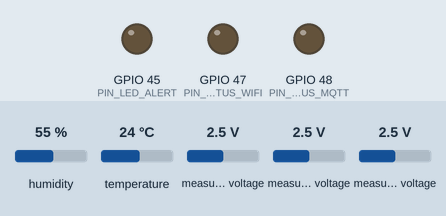
Recording of a program running on a simulated ESP32-S3. Shown: output pins drawn as LEDs (lit = HIGH). The test bench sets the inputs (shaded band); at power-on: humidity 55 %, temperature 24 °C, measured voltage 2.5 V. WiFi joins after 1.5 s; servers stay silent unless stated; the local clock reads 2024-03-15 10:24:30 at power-on unless the program sets it; storage starts empty; no MQTT or app messages arrive unless stated; what the program prints to the serial monitor is not drawn.

Above: at 5.5 s.
Timing chart, 0 to 14.0 s (numbered marks = the images above):
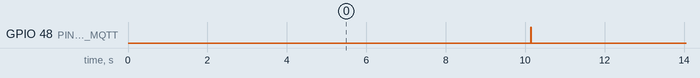

Measured:
- by itself, GPIO 48 (PIN_LED_STATUS_MQTT): alternates HIGH for 0.02 s and LOW for 10.0 s

The program:

main.cpp
```cpp
/**
 * @file main.cpp
 * @brief Orquestador multihilo FreeRTOS para adquisición y comunicación IoT.
 * @project STV - Sistema Fotovoltaico Inteligente
 * @target ESP32-S3
 */

#include <Arduino.h>
#include "pin_definitions.h"
#include "telemetry_types.h"

// Prototipos de módulos
extern bool initSensors();
extern TelemetrySample readSensorsFiltered();
extern bool initStorageBuffer();
extern bool pushSampleToBuffer(const TelemetrySample* sample);
extern void initMQTT(const GatewayConfig* config);
extern bool connectWiFi();
extern bool connectMQTT();
extern bool publishTelemetrySample(const TelemetrySample* sample);
extern void mqttLoop();

// Cola FreeRTOS para pasar muestras del hilo de adquisición al de comunicación
static QueueHandle_t telemetryQueue;

// Configuración predeterminada del Gateway STV
static GatewayConfig config = {
    .device_uid = "STV-ESP32-S3-001",
    .plant_id = "PLANT-PILOTO-MEDELLIN",
    .wifi_ssid = "STV_LAB_WIFI",
    .wifi_password = "SolarPassword2026",
    .mqtt_broker = "192.168.1.100", // O IP del broker EMQX
    .mqtt_port = 8883,
    .mqtt_user = "stv_gateway",
    .mqtt_password = "stv_mqtt_secret_2026",
    .publish_interval_sec = 10
};

// ==============================================================================
// TAREA 1: ADQUISICIÓN DE ALTA PRIORIDAD (NÚCLEO 0 - TIEMPO REAL ESTRICTO)
// ==============================================================================
void TaskSensorAcquisition(void* pvParameters) {
    TickType_t xLastWakeTime = xTaskGetTickCount();
    const TickType_t xFrequency = pdMS_TO_TICKS(1000); // Muestreo estricto a 1 Hz (1 segundo)

    Serial.println("[TASK] Tarea de adquisición iniciada en Núcleo 0.");

    while (1) {
        // 1. Leer sensores físicos con filtrado digital pasa-bajos
        TelemetrySample sample = readSensorsFiltered();

        // 2. Enviar a la cola de comunicación (espera máxima de 50 ms si está llena)
        if (xQueueSend(telemetryQueue, &sample, pdMS_TO_TICKS(50)) != pdPASS) {
            Serial.println("[ADVERTENCIA] Cola de telemetría llena. Descartando muestra más antigua.");
        }

        // 3. Mantener frecuencia periódica estricta de 1 Hz
        vTaskDelayUntil(&xLastWakeTime, xFrequency);
    }
}

// ==============================================================================
// TAREA 2: COMUNICACIÓN, MQTT Y RESILIENCIA (NÚCLEO 1 - RED Y BUFFER)
// ==============================================================================
void TaskCommunication(void* pvParameters) {
    Serial.println("[TASK] Tarea de comunicación iniciada en Núcleo 1.");

    TelemetrySample incomingSample;
    uint32_t lastPublishTime = 0;

    while (1) {
        // Mantener conexión Wi-Fi y procesar loop de MQTT
        connectWiFi();
        mqttLoop();

        // Verificar si hay nuevas muestras en la cola generadas por el Núcleo 0
        if (xQueueReceive(telemetryQueue, &incomingSample, pdMS_TO_TICKS(100)) == pdPASS) {
            uint32_t nowSeconds = millis() / 1000;

            // Transmitir cada `publish_interval_sec` (ej. cada 10 segundos)
            if (nowSeconds - lastPublishTime >= config.publish_interval_sec) {
                lastPublishTime = nowSeconds;

                // Intentar publicar vía MQTT en tiempo real
                bool published = publishTelemetrySample(&incomingSample);

                if (published) {
                    digitalWrite(PIN_LED_STATUS_MQTT, HIGH);
                    vTaskDelay(pdMS_TO_TICKS(20));
                    digitalWrite(PIN_LED_STATUS_MQTT, LOW);
                } else {
                    // SI NO HAY CONEXIÓN A INTERNET / BROKER:
                    // Guardar automáticamente en el buffer local de la MicroSD (Store & Forward)
                    Serial.println("[OFFLINE] Sin conexión MQTT. Guardando muestra en buffer MicroSD...");
                    pushSampleToBuffer(&incomingSample);
                }
            }
        }

        vTaskDelay(pdMS_TO_TICKS(10));
    }
}

// ==============================================================================
// SETUP Y LANZAMIENTO MULTIHILO
// ==============================================================================
void setup() {
    Serial.begin(115200);
    delay(1000);
    Serial.println("\n========================================================");
    Serial.println("   STV - SISTEMA FOTOVOLTAICO INTELIGENTE (ESP32-S3)    ");
    Serial.println("========================================================");

    // Configurar pines de LEDs indicadores
    pinMode(PIN_LED_STATUS_WIFI, OUTPUT);
    pinMode(PIN_LED_STATUS_MQTT, OUTPUT);
    pinMode(PIN_LED_ALERT, OUTPUT);

    // Inicializar hardware
    initSensors();
    initStorageBuffer();
    initMQTT(&config);

    // Crear cola FreeRTOS para 30 muestras
    telemetryQueue = xQueueCreate(30, sizeof(TelemetrySample));
    if (telemetryQueue == NULL) {
        Serial.println("[FATAL] Error al crear la cola de telemetría.");
        while (1);
    }

    // Crear Tarea de Adquisición en Núcleo 0 (Prioridad 2)
    xTaskCreatePinnedToCore(
        TaskSensorAcquisition,
        "TaskSensors",
        4096,
        NULL,
        2,
        NULL,
        0
    );

    // Crear Tarea de Comunicación en Núcleo 1 (Prioridad 1)
    xTaskCreatePinnedToCore(
        TaskCommunication,
        "TaskComms",
        8192,
        NULL,
        1,
        NULL,
        1
    );

    Serial.println("[SISTEMA] Sistema operativo FreeRTOS en ejecución.");
}

void loop() {
    // El hilo loop() queda libre; todo el trabajo lo gestionan las tareas FreeRTOS
    vTaskDelay(pdMS_TO_TICKS(1000));
}
```

pin_definitions.h
```cpp
/**
 * @file pin_definitions.h
 * @brief Asignación formal de pines GPIO y constantes de calibración de transductores.
 * @project STV - Sistema Fotovoltaico Inteligente
 * @target ESP32-S3-WROOM-1 / ESP32
 */

#ifndef PIN_DEFINITIONS_H
#define PIN_DEFINITIONS_H

#include <stdint.h>

// ==============================================================================
// 1. ASIGNACIÓN DE PINES GPIO
// ==============================================================================

// --- Bus I2C Principal (ADS1115 ADC, SHT31 Clima, DS3231 RTC, MLX90614 IR) ---
#define PIN_I2C_SDA             8
#define PIN_I2C_SCL             9
#define I2C_FREQUENCY_HZ        400000  // 400 kHz Fast-Mode

// --- Bus SPI (Tarjeta MicroSD y MAX31865 PT100) ---
#define PIN_SPI_SCK             12
#define PIN_SPI_MISO            13
#define PIN_SPI_MOSI            11
#define PIN_SPI_CS_SD           10      // Chip Select MicroSD
#define PIN_SPI_CS_MAX31865     14      // Chip Select RTD PT100

// --- Puerto UART2 para Bus RS-485 (Inversor Modbus / Piranómetro) ---
#define PIN_RS485_TX            17
#define PIN_RS485_RX            18
#define PIN_RS485_DE_RE         21      // Control de flujo (opcional con MAX13487 AutoDirection)
#define RS485_BAUDRATE          9600

// --- Bus 1-Wire (Sensor DS18B20 auxiliar de temperatura) ---
#define PIN_ONEWIRE_TEMP        4

// --- Entradas / Salidas de Señalización y Estado ---
#define PIN_LED_STATUS_WIFI     47      // LED Verde: Estado de conexión
#define PIN_LED_STATUS_MQTT     48      // LED Azul: Tráfico MQTT
#define PIN_LED_ALERT           45      // LED Rojo: Alerta crítica local
#define PIN_INPUT_DC_DISCONNECT 38      // Entrada digital: Estado seccionador DC

// ==============================================================================
// 2. DIRECCIONES DEL BUS I2C
// ==============================================================================
#define I2C_ADDR_ADS1115        0x48    // ADC 16 bits (ADDR a GND)
#define I2C_ADDR_SHT31          0x44    // Sensor Temperatura/Humedad
#define I2C_ADDR_DS3231_RTC     0x68    // Reloj RTC
#define I2C_ADDR_MLX90614       0x5A    // Termómetro Infrarrojo Hotspots

// ==============================================================================
// 3. CONSTANTES Y COEFICIENTES DE CALIBRACIÓN DE TRANSDUCTORES
// ==============================================================================

/**
 * Cadena de Tensión DC (AMC1301 + Divisor E96 + ADS1115):
 * R_top = 1.0 MΩ (3 x 333.3 kΩ), R_bottom = 249.0 Ω (0.1% precisión).
 * Relación divisor = 249 / (1000000 + 249) = 0.000248937
 * Ganancia AMC1301 = 8.2x diferencial.
 * Factor total = 1.0 / (0.000248937 * 8.2) = 490.00 V/V
 */
#define CALIB_V_DIVIDER_RATIO   0.000248937f
#define CALIB_AMC1301_GAIN      8.2f
#define CALIB_VOLTAGE_SCALE     490.00f     // Factor para convertir V_diff del ADC a Voltios DC reales
#define VOLTAGE_MAX_SAFE_LIMIT  1050.0f     // Límite de corte por sobretensión (V)

/**
 * Cadena de Corriente DC (Allegro ACS758LCB-050B + Acondicionador 2:1):
 * Rango: -50 A a +50 A.
 * Sensibilidad nominal bruta: 40.0 mV/A.
 * Con atenuador resistivo 2:1 a la entrada del ADC (protege los 3.3V del ESP32):
 * Sensibilidad efectiva en pin ADC: 20.0 mV/A (0.020 V/A).
 * Voltaje de reposo a 0 A en pin ADC: 2.50V / 2 = 1.250 V.
 */
#define CALIB_ACS758_VREF       1.250f      // Voltaje en reposo en el pin ADC (V)
#define CALIB_ACS758_SENS       0.020f      // Sensibilidad efectiva en Voltios por Amperio (20 mV/A)
#define CURRENT_MAX_SAFE_LIMIT  45.0f       // Límite de corte por sobrecorriente (A)

/**
 * Parámetros del RTD PT100 (MAX31865):
 * Rref = 430.0 Ω (resistor de referencia de precisión 0.1%).
 * R0 = 100.0 Ω (resistencia de la PT100 a 0 °C).
 */
#define PT100_RREF              430.0f
#define PT100_R0                100.0f

#endif // PIN_DEFINITIONS_H
```

telemetry_types.h
```cpp
/**
 * @file telemetry_types.h
 * @brief Estructuras de datos para la adquisición, buffer local y telemetría MQTT.
 * @project STV - Sistema Fotovoltaico Inteligente
 */

#ifndef TELEMETRY_TYPES_H
#define TELEMETRY_TYPES_H

#include <stdint.h>
#include <stdbool.h>

#pragma pack(push, 1)

/**
 * Estructura binaria compacta para almacenamiento en buffer MicroSD o envío MQTT.
 * Tamaño optimizado a 48 bytes por registro para minimizar ancho de banda y uso de flash.
 */
typedef struct {
    uint32_t timestamp_unix;    // Segundos UNIX desde 1970 (obtenido del RTC DS3231)

    // Variables Eléctricas DC
    float v_dc;                 // Voltios DC del arreglo fotovoltaico
    float i_dc;                 // Amperios DC del arreglo
    float p_dc;                 // Vatios DC calculados

    // Variables Ambientales
    float g_irradiance;         // Irradiancia solar (W/m²)
    float t_panel;              // Temperatura del panel fotovoltaico (°C)
    float t_ambient;            // Temperatura ambiente (°C)
    float rh_ambient;           // Humedad relativa ambiente (%)

    // Variables Inversor (Opcional, si se lee por Modbus)
    float p_ac;                 // Potencia activa AC (W)
    float frequency;            // Frecuencia de red (Hz)

    // Diagnóstico de Hardware Edge
    int8_t wifi_rssi;           // Potencia de señal Wi-Fi (dBm)
    uint8_t flags;              // Bit 0: Offline buffered, Bit 1: Overvoltage, Bit 2: Inverter error
} TelemetrySample;

#pragma pack(pop)

typedef struct {
    char device_uid[32];
    char plant_id[40];
    char wifi_ssid[32];
    char wifi_password[64];
    char mqtt_broker[64];
    uint16_t mqtt_port;
    char mqtt_user[32];
    char mqtt_password[64];
    uint16_t publish_interval_sec;
} GatewayConfig;

#endif // TELEMETRY_TYPES_H
```

mqtt_manager.cpp
```cpp
/**
 * @file mqtt_manager.cpp
 * @brief Cliente MQTT 5.0 sobre TLS con serialización JSON y gestión de reconexión.
 * @project STV - Sistema Fotovoltaico Inteligente
 */

#include <Arduino.h>
#include <WiFi.h>
#include <WiFiClientSecure.h>
#include <PubSubClient.h>
#include <ArduinoJson.h>
#include "telemetry_types.h"

// Declaraciones de funciones del buffer
extern uint8_t drainBufferedRecords(TelemetrySample* output_array, uint8_t max_records);
extern void commitDrainedRecords(uint8_t records_committed);
extern uint32_t getPendingRecordsCount();

static WiFiClientSecure espClient;
static PubSubClient mqttClient(espClient);

static GatewayConfig gwConfig;
static char topicTelemetry[128];
static char topicStatus[128];
static char topicBatch[128];

void initMQTT(const GatewayConfig* config) {
    gwConfig = *config;

    // Configurar tópicos MQTT
    snprintf(topicTelemetry, sizeof(topicTelemetry), "stv/v1/%s/%s/telemetry",
             gwConfig.plant_id, gwConfig.device_uid);
    snprintf(topicStatus, sizeof(topicStatus), "stv/v1/%s/%s/status",
             gwConfig.plant_id, gwConfig.device_uid);
    snprintf(topicBatch, sizeof(topicBatch), "stv/v1/%s/%s/batch",
             gwConfig.plant_id, gwConfig.device_uid);

    // En producción se cargan los certificados raíz X.509 de la CA con espClient.setCACert(...)
    // Para entornos de desarrollo permitimos TLS sin validación estricta de certificado local:
    espClient.setInsecure();

    mqttClient.setServer(gwConfig.mqtt_broker, gwConfig.mqtt_port);
    mqttClient.setBufferSize(2048); // Búfer para paquetes JSON
}

bool connectWiFi() {
    if (WiFi.status() == WL_CONNECTED) return true;

    Serial.printf("[WIFI] Conectando a %s...\n", gwConfig.wifi_ssid);
    WiFi.mode(WIFI_STA);
    WiFi.begin(gwConfig.wifi_ssid, gwConfig.wifi_password);

    uint8_t attempts = 0;
    while (WiFi.status() != WL_CONNECTED && attempts < 15) {
        delay(500);
        Serial.print(".");
        attempts++;
    }

    if (WiFi.status() == WL_CONNECTED) {
        Serial.printf("\n[WIFI] Conectado exitosamente. IP: %s | RSSI: %d dBm\n",
                      WiFi.localIP().toString().c_str(), WiFi.RSSI());
        return true;
    }

    Serial.println("\n[ERROR] No se pudo conectar a la red Wi-Fi.");
    return false;
}

bool connectMQTT() {
    if (mqttClient.connected()) return true;
    if (WiFi.status() != WL_CONNECTED) return false;

    Serial.print("[MQTT] Conectando al broker seguro...");

    // Payload de Last Will and Testament (LWT) para avisar si el dispositivo se apaga bruscamente
    const char* willTopic = topicStatus;
    const char* willMessage = "{\"status\": \"offline\", \"reason\": \"connection_lost\"}";
    uint8_t willQos = 1;
    bool willRetain = true;

    if (mqttClient.connect(gwConfig.device_uid, gwConfig.mqtt_user, gwConfig.mqtt_password,
                           willTopic, willQos, willRetain, willMessage)) {
        Serial.println(" ¡Conectado!");

        // Publicar estado ONLINE retenido
        char onlinePayload[128];
        snprintf(onlinePayload, sizeof(onlinePayload),
                 "{\"status\": \"online\", \"ip\": \"%s\", \"rssi\": %d}",
                 WiFi.localIP().toString().c_str(), WiFi.RSSI());
        mqttClient.publish(topicStatus, onlinePayload, true);
        return true;
    }

    Serial.printf(" Falló (rc=%d). Reintentando en el siguiente ciclo.\n", mqttClient.state());
    return false;
}

bool publishTelemetrySample(const TelemetrySample* sample) {
    if (!mqttClient.connected()) return false;

    // Serializar a formato JSON idéntico al contrato Pydantic TelemetryIngestPayload de la Fase 1
    JsonDocument doc;
    doc["device_uid"] = gwConfig.device_uid;
    doc["plant_id"] = gwConfig.plant_id;
    doc["timestamp"] = sample->timestamp_unix;

    JsonObject dc = doc["dc"].to<JsonObject>();
    dc["v_dc"] = serialized(String(sample->v_dc, 2));
    dc["i_dc"] = serialized(String(sample->i_dc, 2));
    dc["p_dc"] = serialized(String(sample->p_dc, 2));

    JsonObject env = doc["env"].to<JsonObject>();
    env["g_irradiance"] = serialized(String(sample->g_irradiance, 1));
    env["t_panel"] = serialized(String(sample->t_panel, 1));
    env["t_ambient"] = serialized(String(sample->t_ambient, 1));
    env["rh_ambient"] = serialized(String(sample->rh_ambient, 1));

    JsonObject status = doc["status"].to<JsonObject>();
    status["wifi_rssi"] = WiFi.RSSI();
    status["buffer_pending_records"] = getPendingRecordsCount();
    status["uptime_seconds"] = esp_timer_get_time() / 1000000;

    char jsonBuffer[512];
    serializeJson(doc, jsonBuffer, sizeof(jsonBuffer));

    return mqttClient.publish(topicTelemetry, jsonBuffer, false);
}

void processOfflineDraining() {
    uint32_t pending = getPendingRecordsCount();
    if (pending == 0 || !mqttClient.connected()) return;

    Serial.printf("[DRAIN] Vaciando buffer offline. Registros pendientes: %u\n", pending);

    const uint8_t BATCH_SIZE = 10;
    TelemetrySample batch[BATCH_SIZE];

    uint8_t readCount = drainBufferedRecords(batch, BATCH_SIZE);
    if (readCount == 0) return;

    uint8_t publishedCount = 0;
    for (uint8_t i = 0; i < readCount; i++) {
        if (publishTelemetrySample(&batch[i])) {
            publishedCount++;
            delay(20); // Pequeña pausa para no saturar el canal
        } else {
            break;
        }
    }

    if (publishedCount > 0) {
        commitDrainedRecords(publishedCount);
    }
}

void mqttLoop() {
    if (WiFi.status() == WL_CONNECTED) {
        if (!mqttClient.connected()) {
            connectMQTT();
        } else {
            mqttClient.loop();
            // Si el broker está conectado y hay datos en el buffer de la SD, drenar en segundo plano
            processOfflineDraining();
        }
    }
}
```

Source omitted: sensor_acquisition.cpp (4190 bytes), storage_buffer.cpp (3795 bytes)
